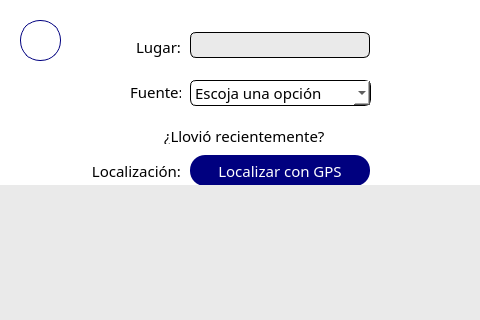
<?xml version="1.0" encoding="UTF-8"?>
<ui version="4.0">
 <class>MainWindow</class>
 <widget class="QMainWindow" name="MainWindow">
  <property name="geometry">
   <rect>
    <x>0</x>
    <y>0</y>
    <width>480</width>
    <height>320</height>
   </rect>
  </property>
  <property name="windowTitle">
   <string>MainWindow</string>
  </property>
  <property name="styleSheet">
   <string notr="true">background-color: white;
font: 11pt Poppins;</string>
  </property>
  <widget class="QWidget" name="centralwidget">
   <property name="styleSheet">
    <string notr="true"/>
   </property>
   <widget class="QPushButton" name="backBtn">
    <property name="geometry">
     <rect>
      <x>20</x>
      <y>20</y>
      <width>41</width>
      <height>41</height>
     </rect>
    </property>
    <property name="styleSheet">
     <string notr="true">height: 40px;
border-radius: 20px;
border: 1px solid #00007f;
background-color: white;
color: #00007f;
font-weight: 500;
font-size: 11px;</string>
    </property>
    <property name="text">
     <string/>
    </property>
   </widget>
   <widget class="QWidget" name="widgetKeyboard" native="true">
    <property name="geometry">
     <rect>
      <x>0</x>
      <y>185</y>
      <width>480</width>
      <height>135</height>
     </rect>
    </property>
    <property name="styleSheet">
     <string notr="true">background-color: rgb(234, 234, 234);</string>
    </property>
   </widget>
   <widget class="QWidget" name="widget" native="true">
    <property name="geometry">
     <rect>
      <x>80</x>
      <y>30</y>
      <width>321</width>
      <height>241</height>
     </rect>
    </property>
    <widget class="QLabel" name="label">
     <property name="geometry">
      <rect>
       <x>50</x>
       <y>6</y>
       <width>51</width>
       <height>21</height>
      </rect>
     </property>
     <property name="text">
      <string>&lt;html&gt;&lt;head/&gt;&lt;body&gt;&lt;p align=&quot;right&quot;&gt;&lt;span style=&quot; font-size:11pt;&quot;&gt;Lugar:&lt;/span&gt;&lt;/p&gt;&lt;/body&gt;&lt;/html&gt;</string>
     </property>
    </widget>
    <widget class="QLineEdit" name="inputPlace">
     <property name="geometry">
      <rect>
       <x>110</x>
       <y>2</y>
       <width>180</width>
       <height>26</height>
      </rect>
     </property>
     <property name="styleSheet">
      <string notr="true">border-color: rgb(0, 0, 0);
border-style: solid;
border-width: 1px;
border-radius: 6px;
font: 12pt &quot;Poppins&quot;;
background-color: rgb(234, 234, 234);</string>
     </property>
     <property name="maxLength">
      <number>10</number>
     </property>
    </widget>
    <widget class="QLabel" name="label_2">
     <property name="geometry">
      <rect>
       <x>50</x>
       <y>51</y>
       <width>51</width>
       <height>21</height>
      </rect>
     </property>
     <property name="text">
      <string>&lt;html&gt;&lt;head/&gt;&lt;body&gt;&lt;p align=&quot;right&quot;&gt;&lt;span style=&quot; font-size:11pt;&quot;&gt;Fuente:&lt;/span&gt;&lt;/p&gt;&lt;/body&gt;&lt;/html&gt;</string>
     </property>
    </widget>
    <widget class="QComboBox" name="comboBox">
     <property name="geometry">
      <rect>
       <x>110</x>
       <y>50</y>
       <width>181</width>
       <height>26</height>
      </rect>
     </property>
     <property name="styleSheet">
      <string notr="true">border-color: rgb(0, 0, 0);
border-style: solid;
border-width: 1px;
border-radius: 6px;</string>
     </property>
     <item>
      <property name="text">
       <string>Escoja una opción</string>
      </property>
     </item>
     <item>
      <property name="text">
       <string>Acuífero</string>
      </property>
     </item>
     <item>
      <property name="text">
       <string>Arroyo</string>
      </property>
     </item>
     <item>
      <property name="text">
       <string>Depósito de agua</string>
      </property>
     </item>
     <item>
      <property name="text">
       <string>Embalse</string>
      </property>
     </item>
     <item>
      <property name="text">
       <string>Estanque</string>
      </property>
     </item>
     <item>
      <property name="text">
       <string>Fuente</string>
      </property>
     </item>
     <item>
      <property name="text">
       <string>Llave</string>
      </property>
     </item>
     <item>
      <property name="text">
       <string>Lago</string>
      </property>
     </item>
     <item>
      <property name="text">
       <string>Lluvia recolectada</string>
      </property>
     </item>
     <item>
      <property name="text">
       <string>Manantial</string>
      </property>
     </item>
     <item>
      <property name="text">
       <string>Planta de tto de agua</string>
      </property>
     </item>
     <item>
      <property name="text">
       <string>Pozo</string>
      </property>
     </item>
     <item>
      <property name="text">
       <string>Río</string>
      </property>
     </item>
     <item>
      <property name="text">
       <string>Tanque de almacenamiento</string>
      </property>
     </item>
     <item>
      <property name="text">
       <string>Torre de agua</string>
      </property>
     </item>
     <item>
      <property name="text">
       <string>Otro</string>
      </property>
     </item>
    </widget>
    <widget class="QCheckBox" name="checkBox">
     <property name="geometry">
      <rect>
       <x>65</x>
       <y>98</y>
       <width>191</width>
       <height>16</height>
      </rect>
     </property>
     <property name="styleSheet">
      <string notr="true">font-size: 11pt;
background-color: transparent;
height: 21px;</string>
     </property>
     <property name="text">
      <string>¿Llovió recientemente?</string>
     </property>
    </widget>
    <widget class="QLabel" name="label_3">
     <property name="geometry">
      <rect>
       <x>0</x>
       <y>130</y>
       <width>101</width>
       <height>21</height>
      </rect>
     </property>
     <property name="text">
      <string>&lt;html&gt;&lt;head/&gt;&lt;body&gt;&lt;p align=&quot;right&quot;&gt;Localización:&lt;/p&gt;&lt;/body&gt;&lt;/html&gt;</string>
     </property>
    </widget>
    <widget class="QPushButton" name="gpsBtn">
     <property name="geometry">
      <rect>
       <x>110</x>
       <y>125</y>
       <width>180</width>
       <height>31</height>
      </rect>
     </property>
     <property name="styleSheet">
      <string notr="true">border-radius: 20px;
background-color: #00007f;
color: white;
border: none;
border-radius: 15px;
font-size: 11pt;
</string>
     </property>
     <property name="text">
      <string>Localizar con GPS</string>
     </property>
    </widget>
   </widget>
   <zorder>widget</zorder>
   <zorder>backBtn</zorder>
   <zorder>widgetKeyboard</zorder>
  </widget>
 </widget>
 <resources/>
 <connections/>
</ui>
